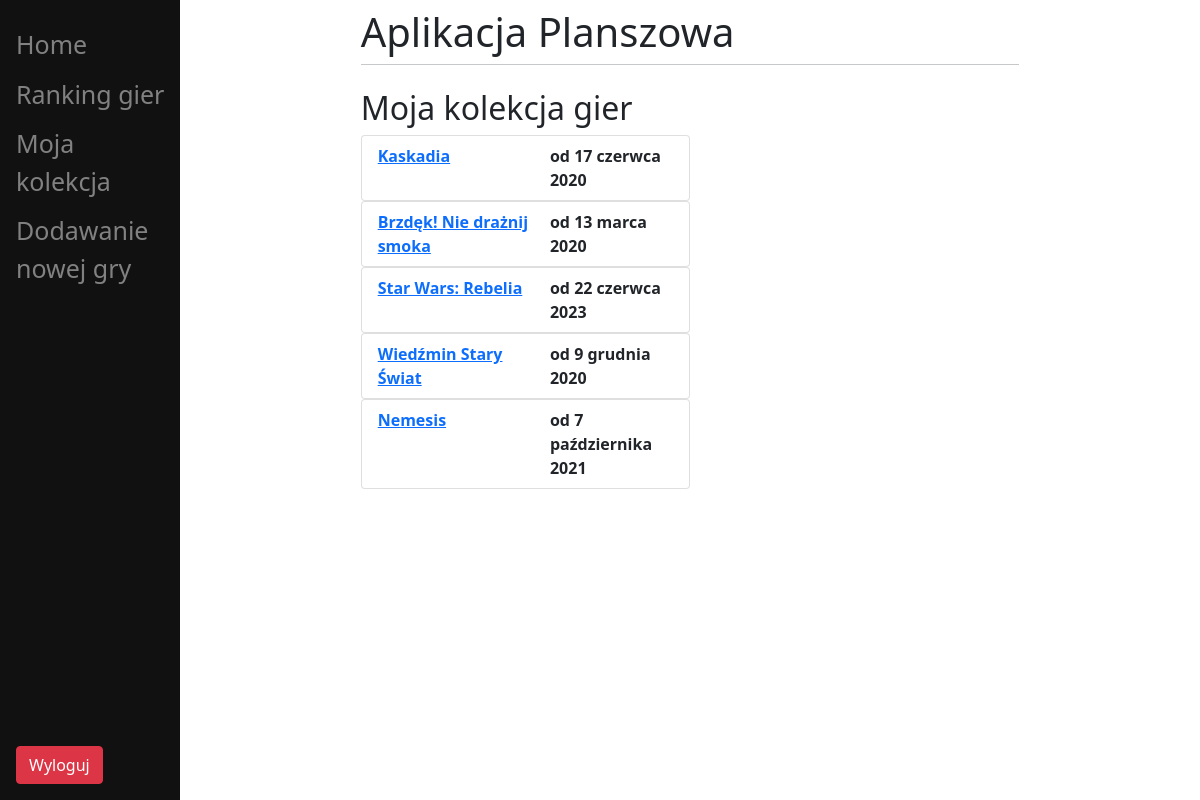
Before: /games_collection/ (signed in) with the older database file.
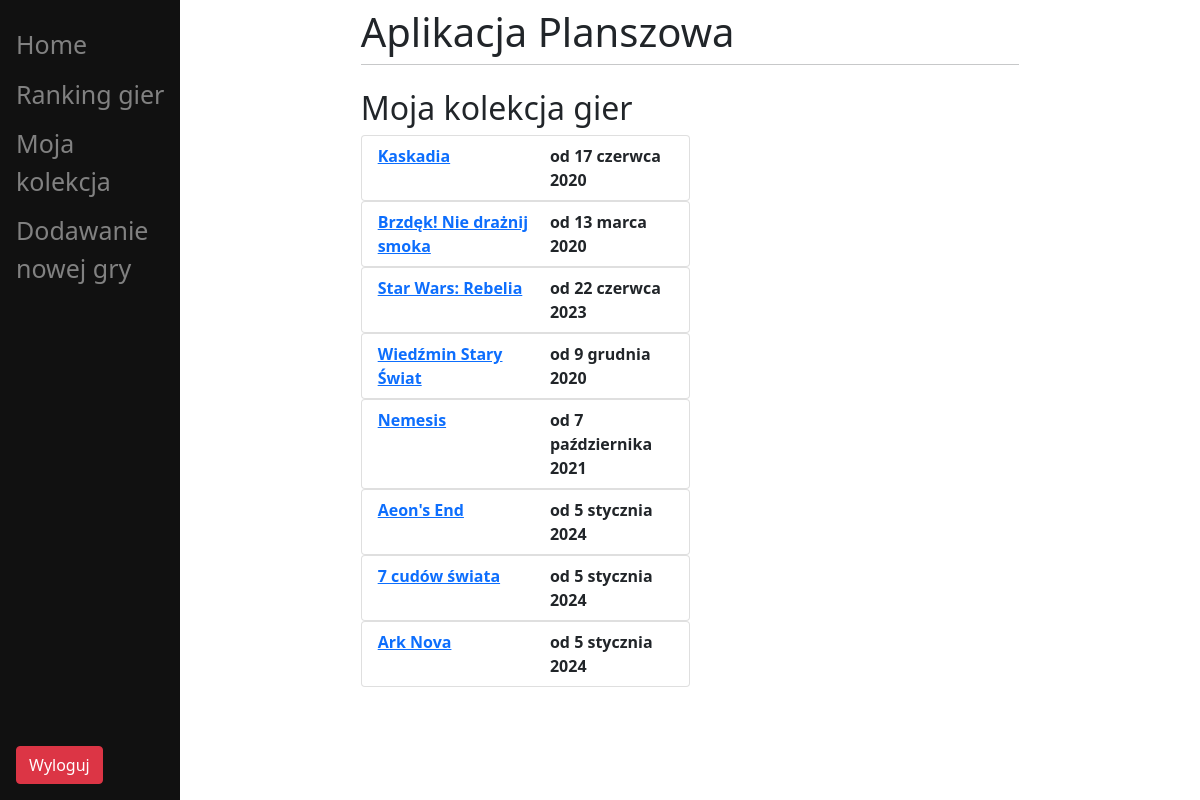
After: the same page with the newer database file.
### Board_games/models.py (models this page shows, shortened)
class GamesCollection(models.Model):
    game = models.ForeignKey(BoardGames, on_delete=models.CASCADE, db_column='game_id')
    user = models.ForeignKey(Users, on_delete=models.CASCADE, db_column='user_id')
    purchase_date = models.DateField(blank=True, null=True)
    class Meta:
        db_table = 'Games_collection'
        constraints = [UniqueConstraint(fields=['game', 'user'], name='unique_collection')]

class BoardGames(models.Model):
    title = models.TextField()
    author = models.TextField(blank=True, null=True)
    publisher = models.TextField(blank=True, null=True)
    min_players = models.IntegerField(blank=True, null=True)
    max_players = models.IntegerField(blank=True, null=True)
    time = models.TextField(blank=True, null=True)
    class Meta:
        db_table = 'Board_games'

### Board_games/views.py (the view)
# urls.py: path("games_collection/", views.games_collection, name="games_collection"),
def games_collection(response):
    return render(response, "Board_games/games_collection.html", )

### Board_games/templates/Board_games/games_collection.html
{% extends "base.html" %}
{% block content %}
    <h2>Moja kolekcja gier</h2>
    {% if user.is_authenticated %}
        {% if list.count == 0 %}
            Nie znaleziono żadnych gier
        {% else %}
            {% for collection in user.gamescollection_set.all %}
                <ul class="list-group">
                        <li class="list-group-item d-flex justify-content-between align-items-start col-sm-6">
                            <div class="col-7" >
                                  <div class="fw-bold" >
                                      <a href="{% url 'board_games' id=collection.game_id %}">{{ collection.game.title }}</a>
                                  </div>
                            </div>
                            <div class="float-end" >
                                  <div class="fw-bold" >
                                      <a>od {{ collection.purchase_date }}</a>
                                  </div>
                            </div>
                        </li>
                </ul>
            {% endfor %}
        {% endif %}
    {% else %}
        Nie masz uprawnień do korzystania z tej funkcji
    {% endif %}
{% endblock %}

### Board_games/templates/base.html (shortened to what this page needs)
<!doctype html>
<html>
<head>
   <link href="https://cdn.jsdelivr.net/npm/bootstrap@5.0.2/dist/css/bootstrap.min.css" rel="stylesheet" integrity=
           "sha384-EVSTQN3/azprG1Anm3QDgpJLIm9Nao0Yz1ztcQTwFspd3yD65VohhpuuCOmLASjC">
</head>
<body>
    <div class="sidenav">
        <a href="/">Home</a>
        <a href="/top_games">Ranking gier</a>
        {% if user.is_authenticated %}
            <a href="/games_collection/">Moja kolekcja</a>
            {% if user.role_id == 2 %}
                <a href="/add_game/">Dodawanie nowej gry</a>
            {% endif %}
           <form method="post" action="{% url 'logout' %}">
                <button type="submit" class="btn btn-danger position-fixed bottom-0 start-0 m-3" >Wyloguj</button>
            </form>
        {% else %}
            <a href="/login">Logowanie</a>
        {% endif %}
    </div>
    <div id="content", name="content", class="main">
        <div class="row justify-content-center">
            <div class="col-8">
                <h1 class="mt-2">Aplikacja Planszowa</h1>
                <hr class="mt-0 mb-4">
                {% block content %}
                {% endblock %}
            </div>
        </div>
    </div>
</body>
</html>

### Board_games/templates/base.html (style rules this page uses)
.sidenav { height: 100%; width: 180px; position: fixed; z-index: 1; top: 0; left: 0; background-color: #111; overflow-x: hidden; padding-top: 20px; }
.sidenav a { padding: 6px 8px 6px 16px; text-decoration: none; font-size: 25px; color: #818181; display: block; }
.main { margin-left: 180px; padding: 0px 10px; }

Changed rows visible on the page:
added GamesCollection: game "Aeon's End", purchase_date "5 stycznia 2024"
added GamesCollection: game "7 cudów świata", purchase_date "5 stycznia 2024"
added GamesCollection: game "Ark Nova", purchase_date "5 stycznia 2024"
